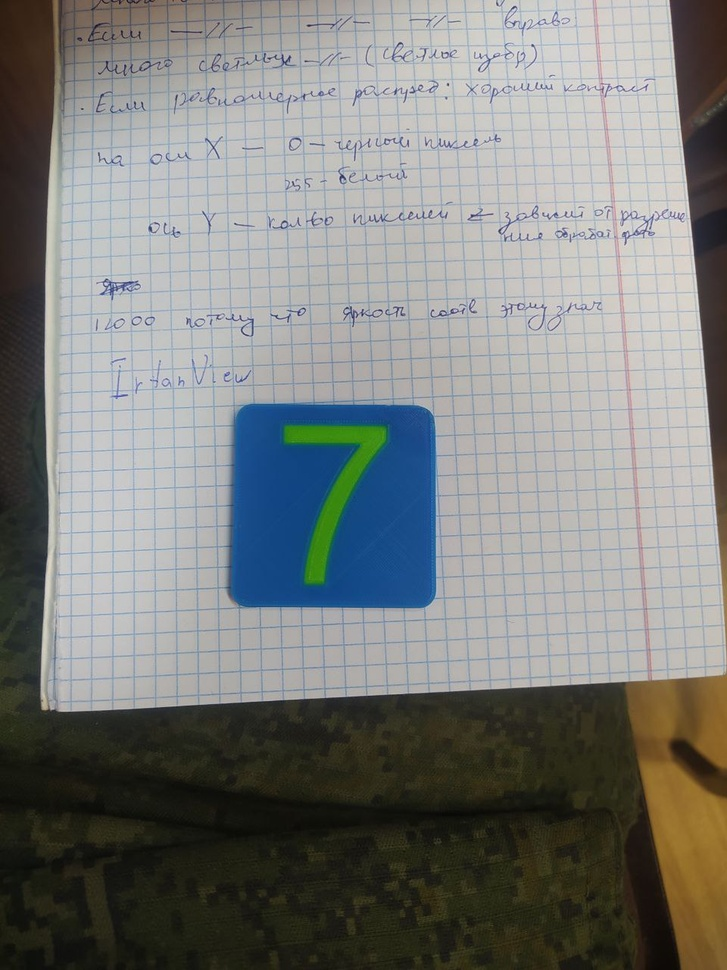
#> input picture 7 term/ЦОСиИ/LB1/1725544579789.jpg, 727 x 970 px, shrunk from 960 x 1280 before the run, found by its file name
$ python lab1.py
#> lines starting #> are read from the running program, lines starting #| are printed output that depends on the picture; after the words box and inside, x2 and y2 are one past the last pixel; in counts of white or black regions, pixels touching at a corner belong together
import cv2
import numpy as np
from matplotlib import pyplot as plt

# Путь к изображению
image_path = r'.\1725544579789.jpg'
image = cv2.imread(image_path)
#> image is the input picture: shape (970, 727, 3); mean B, G, R 124.2, 126.7, 124.9

if image is None:
    print("Ошибка: не удалось загрузить изображение. Проверьте путь.")
else:
    hsv = cv2.cvtColor(image, cv2.COLOR_BGR2HSV)
#> hsv: shape (970, 727, 3); mean H, S, V 58, 53.6, 134.1

    lower_blue = np.array([100, 150, 50])
    upper_blue = np.array([140, 255, 255])

    lower_green = np.array([40, 50, 50])
    upper_green = np.array([90, 255, 255])

    mask_blue = cv2.inRange(hsv, lower_blue, upper_blue)
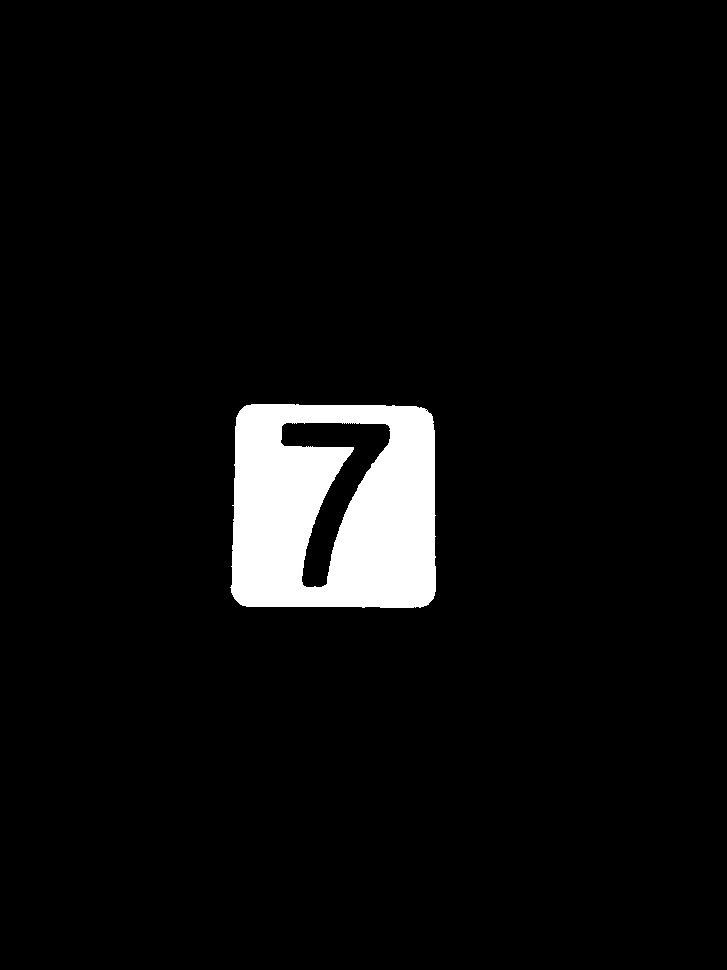
#> mask_blue: shape (970, 727); 4.9% white; 1 white region, box (x1, y1, x2, y2) and area: (230, 404, 436, 608) 34212
    mask_green = cv2.inRange(hsv, lower_green, upper_green)
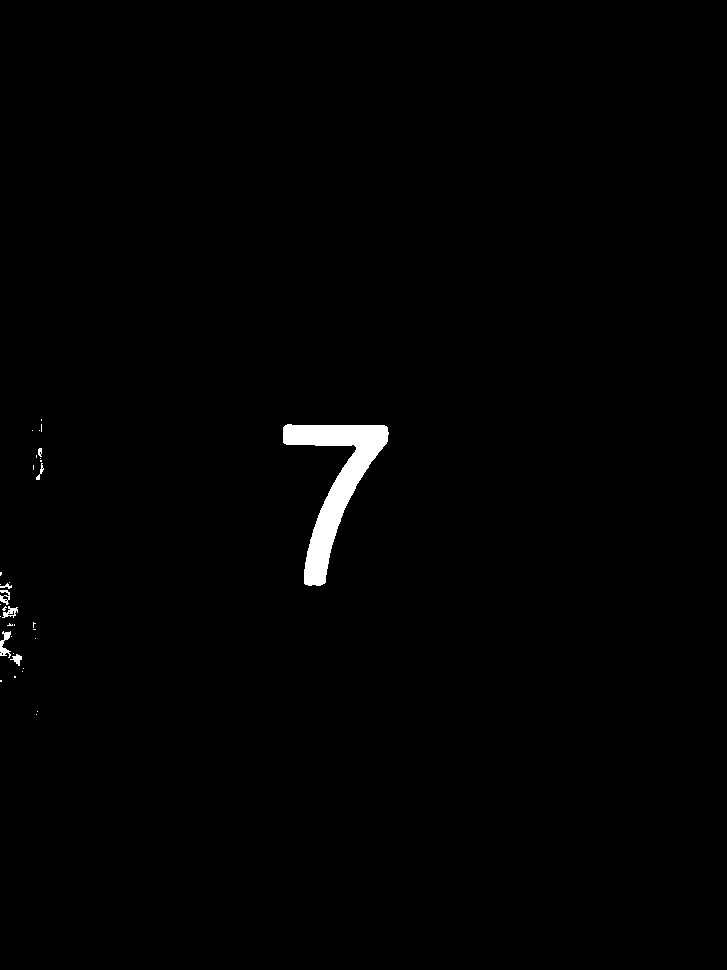
#> mask_green: shape (970, 727); 0.87% white; 35 white regions (27 under 20 px), largest, box (x1, y1, x2, y2) and area: (283, 424, 389, 586) 5520, (0, 631, 11, 658) 146, (2, 606, 18, 618) 93

    combined_mask = cv2.bitwise_or(mask_blue, mask_green)
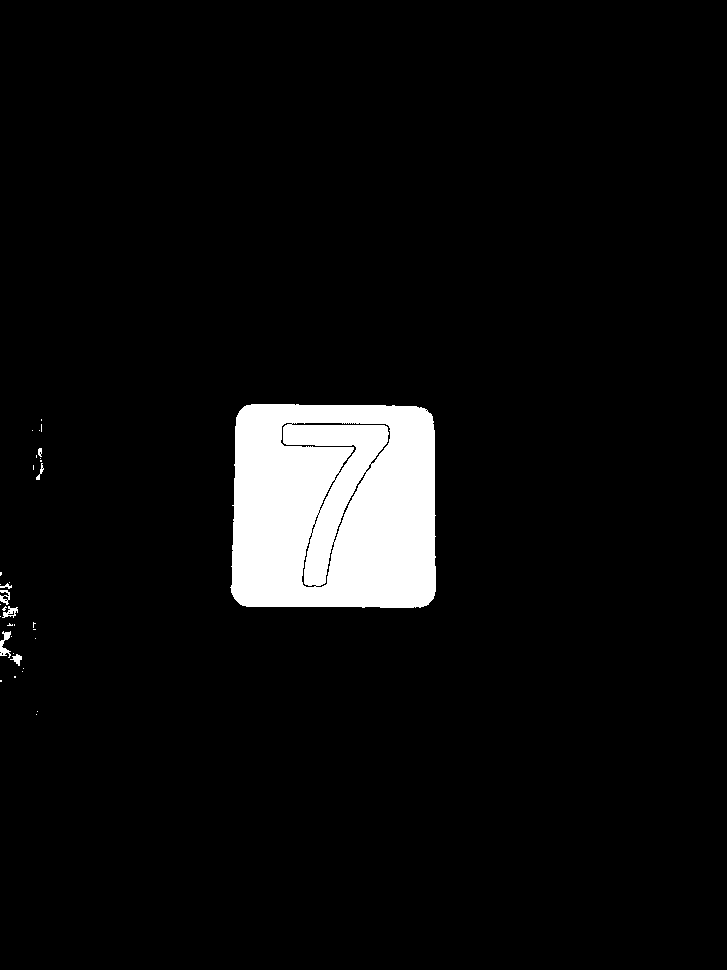
#> combined_mask: shape (970, 727); 5.7% white; 35 white regions (27 under 20 px)

    result = cv2.bitwise_and(image, image, mask=combined_mask)
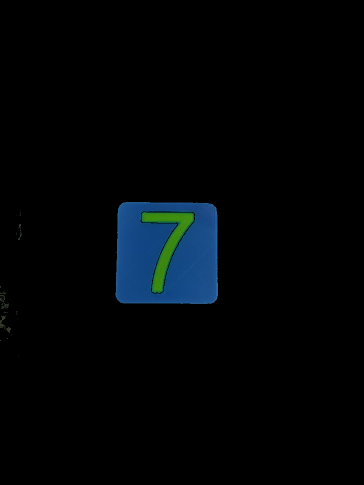
#> result: shape (970, 727, 3) (shown at 1/2 size); mean B, G, R 6.8, 4.7, 1.5

    gray_result = cv2.cvtColor(result, cv2.COLOR_BGR2GRAY)
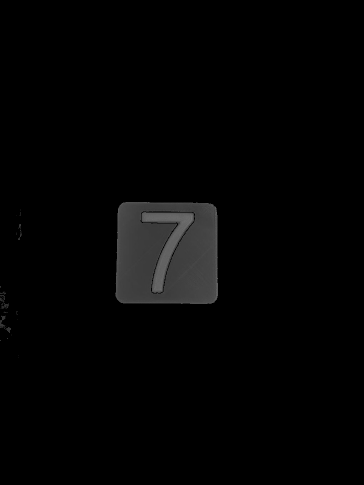
#> gray_result: shape (970, 727) (shown at 1/2 size); min 0, max 118, mean 4

    _, binary_result = cv2.threshold(gray_result, 1, 255, cv2.THRESH_BINARY)

    contours, _ = cv2.findContours(binary_result, cv2.RETR_EXTERNAL, cv2.CHAIN_APPROX_SIMPLE)
#> contours = 35 contours, 29 with area under 20; largest, box (x1, y1, x2, y2) and area: (230, 404, 436, 608) 40094, (0, 631, 11, 658) 104, (2, 606, 18, 618) 74, (0, 590, 10, 605) 68, (10, 654, 22, 666) 50, (36, 463, 44, 480) 24

    min_contour_area = 500

    def is_square(approx):
        return len(approx) == 4 and cv2.isContourConvex(approx)

    def is_circle(contour):
        area = cv2.contourArea(contour)
        perimeter = cv2.arcLength(contour, True)
        return (perimeter != 0) and (0.7 < 4 * np.pi * (area / (perimeter ** 2)) < 1.2)

    def is_hexagon(approx):
        return len(approx) == 6 and cv2.isContourConvex(approx)

    filtered_contours = []
    for contour in contours:
        if cv2.contourArea(contour) > min_contour_area:
            approx = cv2.approxPolyDP(contour, 0.02 * cv2.arcLength(contour, True), True)
            if is_circle(contour) or is_square(approx) or is_hexagon(approx):
                filtered_contours.append(contour)
#> this loop made 35 passes
#> (approx, area in is_circle, perimeter in is_circle) on pass 35: ([[244, 406], [234, 598], [428, 604], [431, 414]], 40094, 800)
#> after the loop, filtered_contours = 1 contour; box (x1, y1, x2, y2) and area: (230, 404, 436, 608) 40094

    empty_image = np.zeros_like(image)

    cv2.drawContours(empty_image, filtered_contours, -1, (255, 255, 255), 2)  # Белые контуры
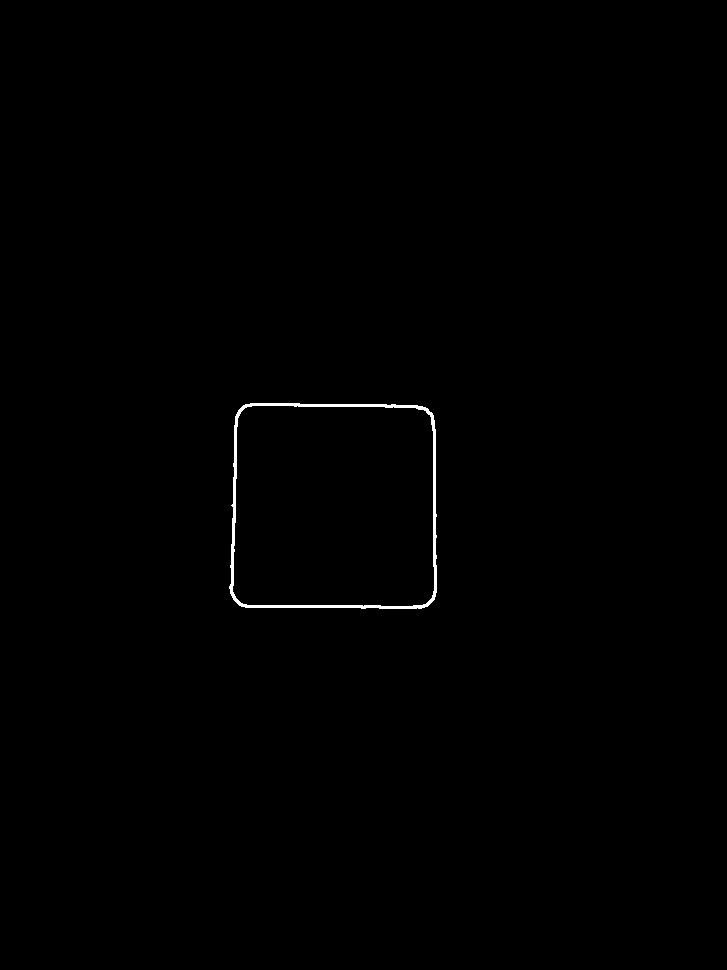
#> empty_image: shape (970, 727, 3); 0.35% white; 1 white region, box (x1, y1, x2, y2) and area: (229, 403, 437, 609) 2444

    plt.figure(figsize=(12, 6))

    plt.subplot(1, 2, 1)
    plt.imshow(cv2.cvtColor(image, cv2.COLOR_BGR2RGB))
    plt.title('Оригинальное изображение')

    plt.subplot(1, 2, 2)
    plt.imshow(cv2.cvtColor(empty_image, cv2.COLOR_BGR2RGB))
    plt.title('Контуры кругов, квадратов и шестиугольников')

    plt.tight_layout()
    plt.show()
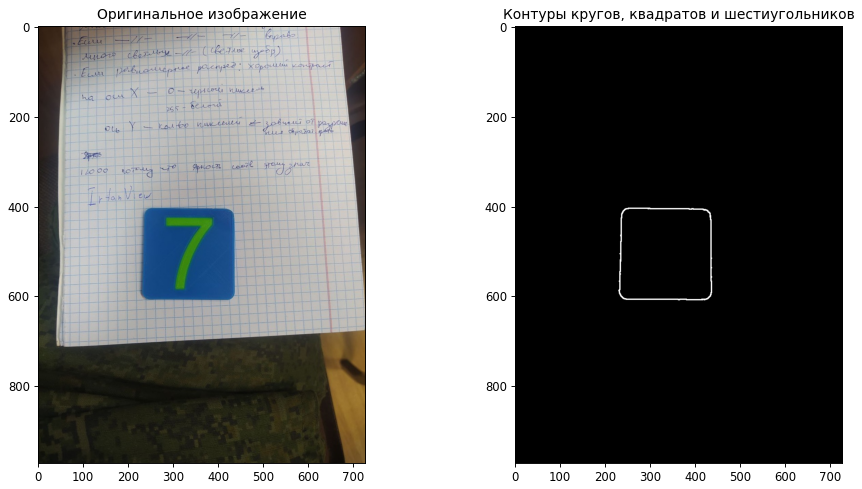
#> figure drawn by matplotlib, 2 panels

$ run again, with 7 term/ЦОСиИ/LB1/1695128011387.jpg copied over 7 term/ЦОСиИ/LB1/1725544579789.jpg
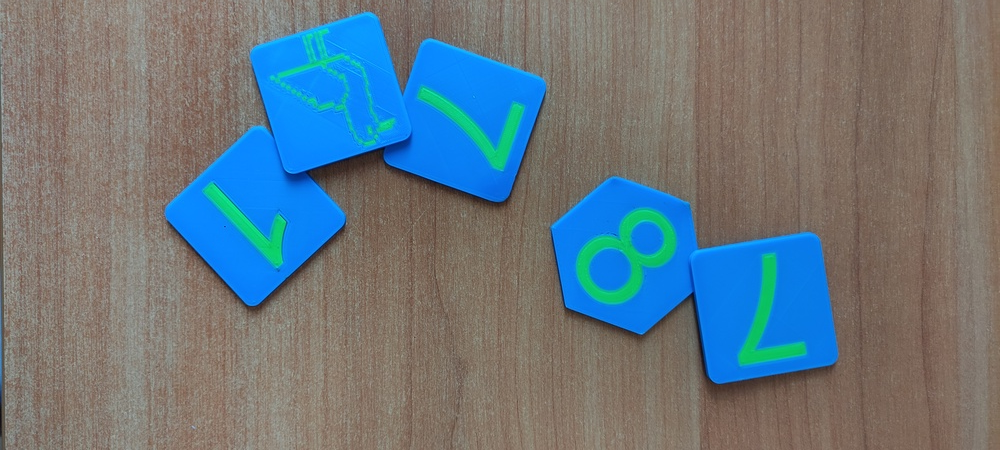
#> input picture 7 term/ЦОСиИ/LB1/1695128011387.jpg, 1000 x 450 px, shrunk from 4624 x 2080 before the run, found by its file name
#> image is the input picture: shape (450, 1000, 3); mean B, G, R 127.1, 119.4, 105
#> hsv: shape (450, 1000, 3); mean H, S, V 32.8, 89.4, 149
#> `mask_blue = cv2.inRange(hsv, lower_blue, upper_blue)`:
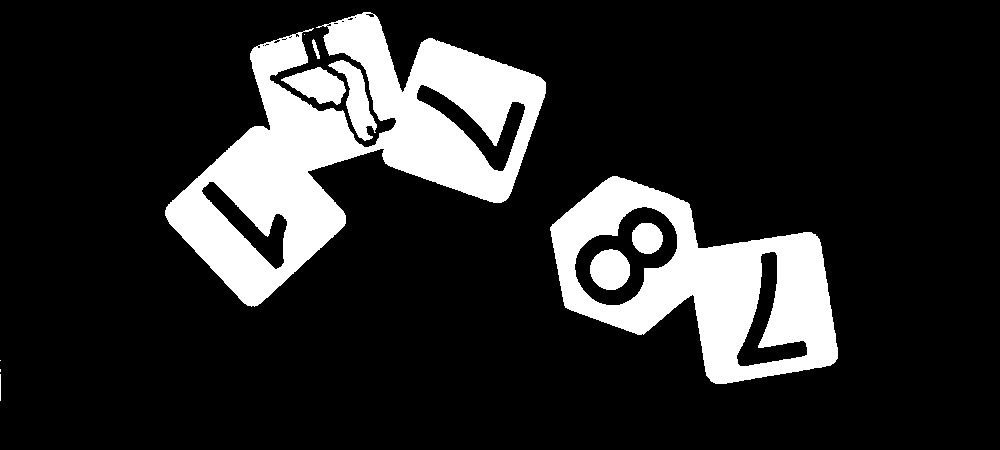
#> mask_blue: shape (450, 1000); 16.5% white; 11 white regions (3 under 20 px), largest, box (x1, y1, x2, y2) and area: (165, 12, 546, 307) 42771, (550, 176, 838, 384) 26461, (328, 60, 377, 141) 1506
#> mask_green: shape (450, 1000); 2.3% white; 33 white regions (16 under 20 px), largest, box (x1, y1, x2, y2) and area: (576, 209, 676, 304) 3503, (739, 254, 806, 365) 2120, (418, 87, 524, 170) 2104
#> combined_mask: shape (450, 1000); 18.9% white; 35 white regions (19 under 20 px)
#> contours = 35 contours, 25 with area under 20; largest, box (x1, y1, x2, y2) and area: (165, 12, 546, 307) 47305, (550, 176, 838, 384) 34882, (328, 60, 377, 141) 1398, (281, 67, 346, 105) 1337, (312, 39, 320, 59) 47
#> the loop `for contour in contours:` made 35 passes
#> contour on passes 1, 2, 3, 6, 10, 11, 12, 20: [[0, 374], [0, 400]], [[0, 369], [0, 371]], [[0, 360]], [[359, 140], [359, 141], [361, 141], [361, 140]], [[349, 122]], [[372, 112]], [[371, 109], [371, 110]], [[366, 89], [367, 90], [367, 89]]
#> after the loop `for contour in contours:`: filtered_contours = []
#> empty_image: shape (450, 1000, 3); every value is 0
#> `plt.show()`:
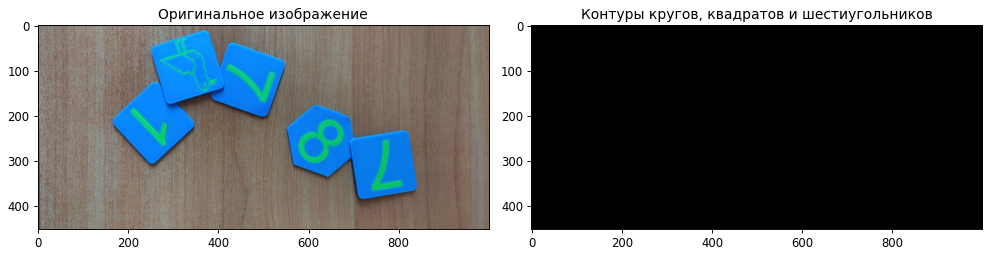
#> figure drawn by matplotlib, 2 panels

$ run again, with 7 term/ЦОСиИ/LB1/1695138157752.jpg copied over 7 term/ЦОСиИ/LB1/1725544579789.jpg
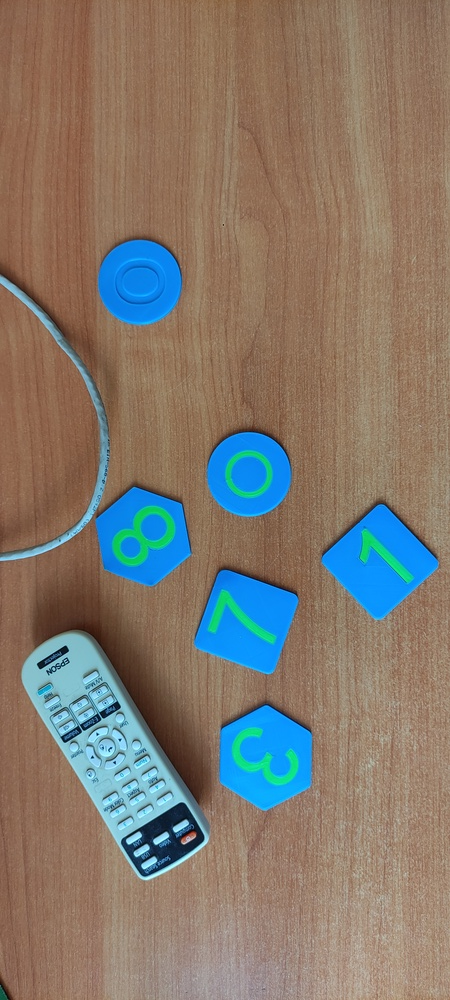
#> input picture 7 term/ЦОСиИ/LB1/1695138157752.jpg, 450 x 1000 px, shrunk from 2080 x 4624 before the run, found by its file name
#> image is the input picture: shape (1000, 450, 3); mean B, G, R 109.9, 120.9, 130.6
#> hsv: shape (1000, 450, 3); mean H, S, V 26.4, 106.3, 154.6
#> `mask_blue = cv2.inRange(hsv, lower_blue, upper_blue)`:
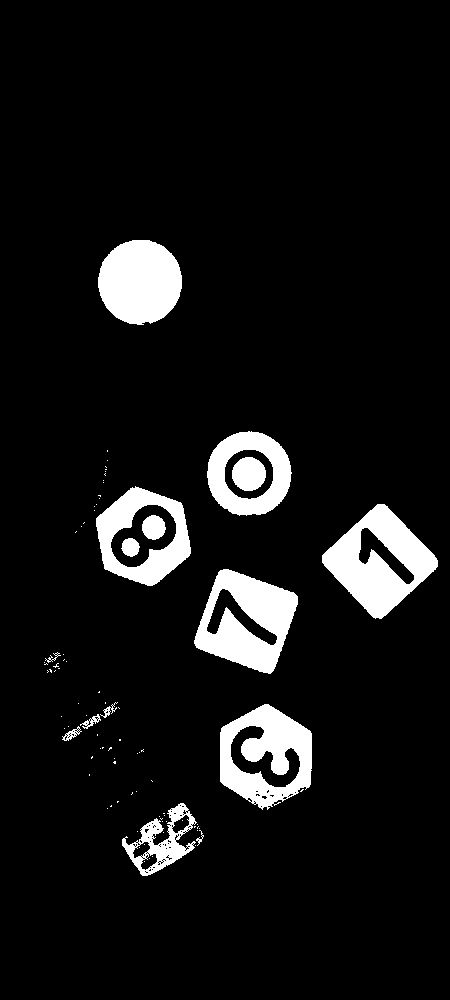
#> mask_blue: shape (1000, 450); 8% white; 88 white regions (73 under 20 px), largest, box (x1, y1, x2, y2) and area: (322, 504, 438, 619) 6543, (194, 569, 298, 674) 6102, (220, 704, 312, 810) 5679
#> mask_green: shape (1000, 450); 1.2% white; 91 white regions (82 under 20 px), largest, box (x1, y1, x2, y2) and area: (112, 506, 175, 566) 1451, (232, 728, 298, 785) 1178, (208, 590, 276, 644) 891
#> combined_mask: shape (1000, 450); 9.2% white; 167 white regions (151 under 20 px)
#> contours = 157 contours, 144 with area under 20; largest, box (x1, y1, x2, y2) and area: (322, 504, 438, 619) 7398, (220, 704, 312, 810) 7223, (194, 569, 298, 674) 7116, (96, 486, 191, 586) 6743, (207, 431, 292, 516) 5506
#> the loop `for contour in contours:` made 157 passes
#> approx on passes 128, 139: [[220, 570], [194, 643], [270, 673], [297, 596]], [[377, 504], [322, 562], [381, 618], [437, 560]]
#> after the loop `for contour in contours:`: filtered_contours = 6 contours; box (x1, y1, x2, y2) and area: (322, 504, 438, 619) 7398, (220, 704, 312, 810) 7223, (194, 569, 298, 674) 7116, (96, 486, 191, 586) 6743, (207, 431, 292, 516) 5506, (98, 240, 182, 325) 5472
#> empty_image: shape (1000, 450, 3); 1.4% white; 6 white regions, box (x1, y1, x2, y2) and area: (321, 503, 439, 620) 1169, (219, 703, 313, 811) 1140, (193, 568, 299, 675) 1132, (95, 485, 192, 587) 1045, (206, 430, 293, 517) 919, (97, 239, 183, 326) 915
#> `plt.show()`:
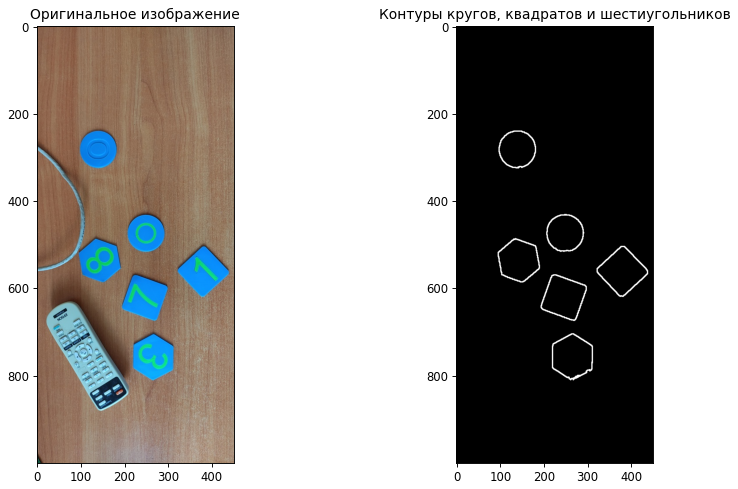
#> figure drawn by matplotlib, 2 panels
